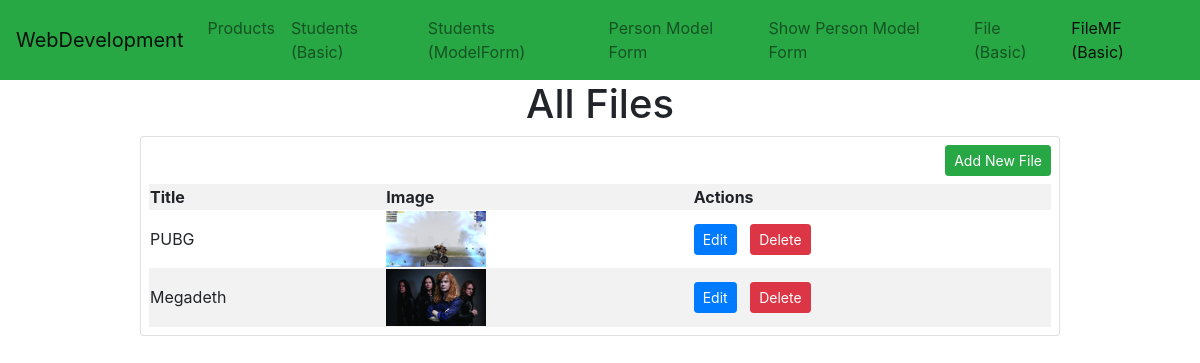
Screenshot of /product/getFileMF with the database file from the repository.
### Product/models.py (models this page shows, shortened)
class FileUpload(models.Model):
    title = models.CharField(max_length=200)
    file = models.FileField(upload_to='static/uploads')

### Product/views.py (the view)
# urls.py: path('getFileMF', views.get_file_mf),
def get_file_mf(request):
    files = FileUpload.objects.all()
    context = {'files': files, 'activate_fileMF': 'active'}
    return render(request, 'product/ShowFileMF.html', context)

### Product/templates/Product/ShowFileMF.html (shortened to what this page needs)
{% extends 'layout.html' %}
{% block content %}
<div class="container">
    <div class="row">
        <div class="col-md-10 offset-md-1">
            <h1 class="text-center">All Files</h1>
            <div class="card py-2 px-2">
                <a class="btn btn-success btn-sm ml-auto mb-2" href="/product/addFileMF">Add New File</a>
                <table class="table-striped">
                    <tr>
                        <th>Title</th>
                        <th>Image</th>
                        <th>Actions</th>
                    </tr>
                    {% for file in files %}
                    <tr>
                        <td> {{ file.title }}</td>
                        <td> <img src="/{{file.file}}" alt="file_image" width="100"></td>
                        <td><a href="/product/updateFileMF/{{file.id}}" class="btn btn-primary btn-sm">Edit</a> &nbsp;
                            <a href="/product/deleteFileMF/{{file.id}}" class="btn btn-danger btn-sm"
                               onclick="return confirm('Are you sure want to delete this file?')">Delete</a></td>
                    </tr>
                    {% endfor %}
                </table>
            </div>
        </div>
    </div>
</div>
{% endblock %}

### rows the page displays
FileUpload: title "PUBG", file (picture)
FileUpload: title "Megadeth", file (picture)
